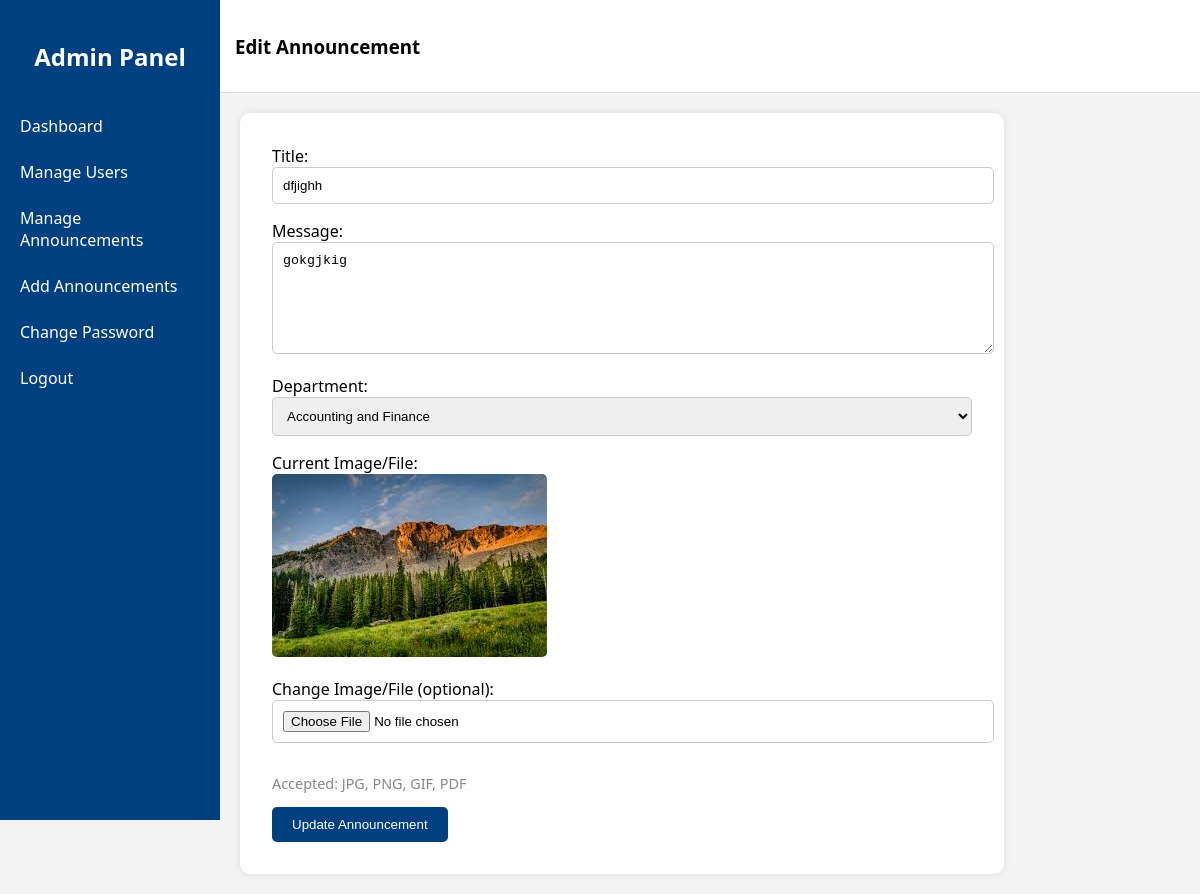
/admin/edit_announcement.php?id=4 (signed in), run on the app's committed database.
### tables this page shows
CREATE TABLE `announcements` (
  `announcement_id` int(11) NOT NULL,
  `title` varchar(255) NOT NULL,
  `message` text NOT NULL,
  `created_at` datetime DEFAULT current_timestamp(),
  `created_by` int(11) DEFAULT NULL,
  `image` varchar(255) DEFAULT NULL,
  `status` enum('pending','approved','blocked') DEFAULT 'pending',
  `department_id` int(11) DEFAULT NULL
);

CREATE TABLE `department` (
  `id` int(11) NOT NULL,
  `name` varchar(100) NOT NULL
);

### admin/edit_announcement.php (the view, shortened to what this page needs)
<?php
include '../connection.php';
$id = intval($_GET['id']);
$query = "SELECT * FROM announcements WHERE announcement_id = $id";
$result = mysqli_query($conn, $query);
$row = mysqli_fetch_assoc($result);
$dept_result = mysqli_query($conn, "SELECT * FROM department");
$departments = [];
while ($dept = mysqli_fetch_assoc($dept_result)) {
    $departments[] = $dept;
}
?>
<!DOCTYPE html>
<html lang="en">
<head>
</head>
<body>
<div class="sidebar">
    <h2>Admin Panel</h2>
    <nav>
        <a href="dashboard.php">Dashboard</a>
        <a href="admin_users.php">Manage Users</a>
        <a href="announcement.php">Manage Announcements</a>
        <a href="add_announcement.php">Add Announcements</a>
        <a href="change_password.php">Change Password</a>
        <a href="../logout.php" class="logout">Logout</a>
    </nav>
</div>
<div class="topbar">
    <h3>Edit Announcement</h3>
</div>
<div class="content">
    <div class="form-container">
        <form method="POST" enctype="multipart/form-data">
            <label>Title:</label>
            <input type="text" name="title" value="<?= htmlspecialchars($row['title']) ?>" required>
            <label>Message:</label>
            <textarea name="message" rows="6" required><?= htmlspecialchars($row['message']) ?></textarea>
            <label>Department:</label>
            <select name="department_id" required>
                <?php foreach ($departments as $dept): ?>
                    <option value="<?= $dept['id'] ?>" <?= $dept['id'] == $row['department_id'] ? 'selected' : '' ?>>
                        <?= htmlspecialchars($dept['name']) ?>
                    </option>
                <?php endforeach; ?>
            </select>
            <label>Current Image/File:</label><br>
            <?php
            $file_path = "../images/" . $row['image'];
            $extension = strtolower(pathinfo($file_path, PATHINFO_EXTENSION));
            if (!empty($row['image']) && file_exists($file_path)):
                if (in_array($extension, ['jpg', 'jpeg', 'png', 'gif'])):
            ?>
                    <img src="<?= $file_path ?>" alt="Current Image"><br>
            <?php elseif ($extension === 'pdf'): ?>
                    <embed src="<?= $file_path ?>" type="application/pdf" width="100%" height="400px" />
            <?php else: ?>
                    <p><em>File uploaded: <?= htmlspecialchars($row['image']) ?></em></p>
            <?php endif; else: ?>
                <p><em>No image/file available.</em></p>
            <?php endif; ?>
            <label>Change Image/File (optional):</label>
            <input type="file" name="images" class="input-file">
            <p class="note">Accepted: JPG, PNG, GIF, PDF</p>
            <button type="submit">Update Announcement</button>
        </form>
    </div>
</div>
</body>
</html>

### admin/edit_announcement.php (style rules this page uses)
body { font-family: 'Segoe UI', sans-serif; margin: 0; background-color: #f4f4f4; }
.sidebar { width: 220px; background: #004080; height: 100vh; position: fixed; padding-top: 20px; color: white; }
.sidebar h2 { text-align: center; margin-bottom: 30px; font-size: 1.5rem; }
.sidebar a { display: block; color: white; padding: 12px 20px; text-decoration: none; }
.topbar { margin-left: 220px; padding: 15px; background: #fff; border-bottom: 1px solid #ddd; }
.content { margin-left: 220px; padding: 20px; }
.form-container { max-width: 700px; background: white; padding: 2rem; border-radius: 10px; box-shadow: 0 0 8px rgba(0,0,0,0.1); }
input, textarea, select { width: 100%; padding: 10px; margin-bottom: 1rem; border-radius: 5px; border: 1px solid #ccc; }
button { background: #004080; color: white; padding: 10px 20px; border: none; border-radius: 5px; }
img, embed { max-width: 100%; margin-bottom: 1rem; border-radius: 5px; }
.note { font-size: 0.9rem; color: #888; }

### data on the page
announcements: title "dfjighh", message "gokgjkig", department_id "Accounting and Finance", image (picture)
